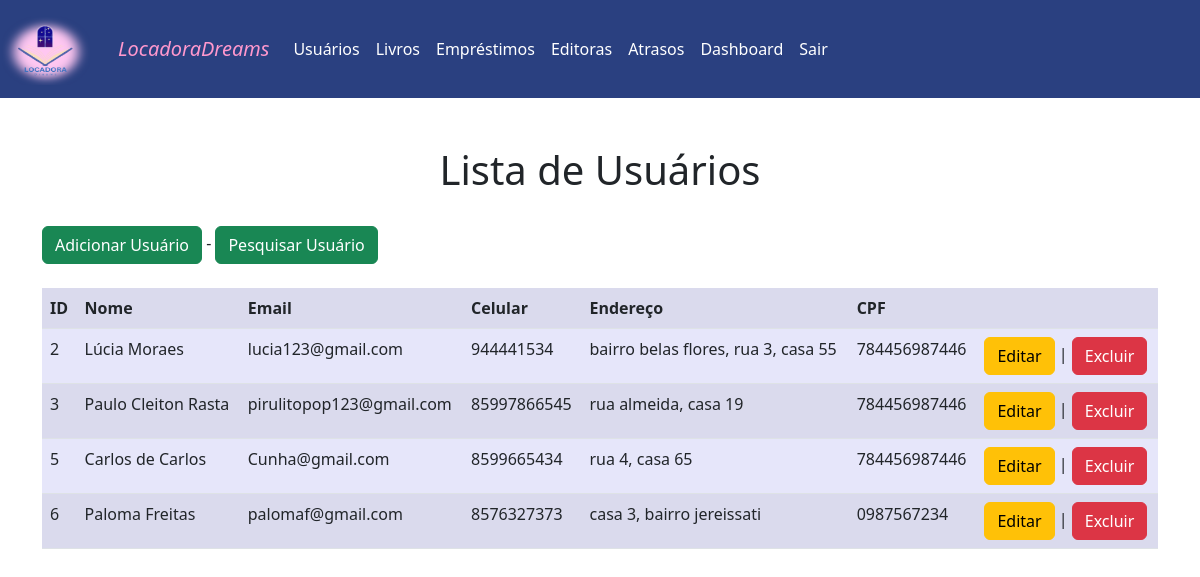
The page /Juliana3A/usuarios.php (signed in) on the database as committed earlier.
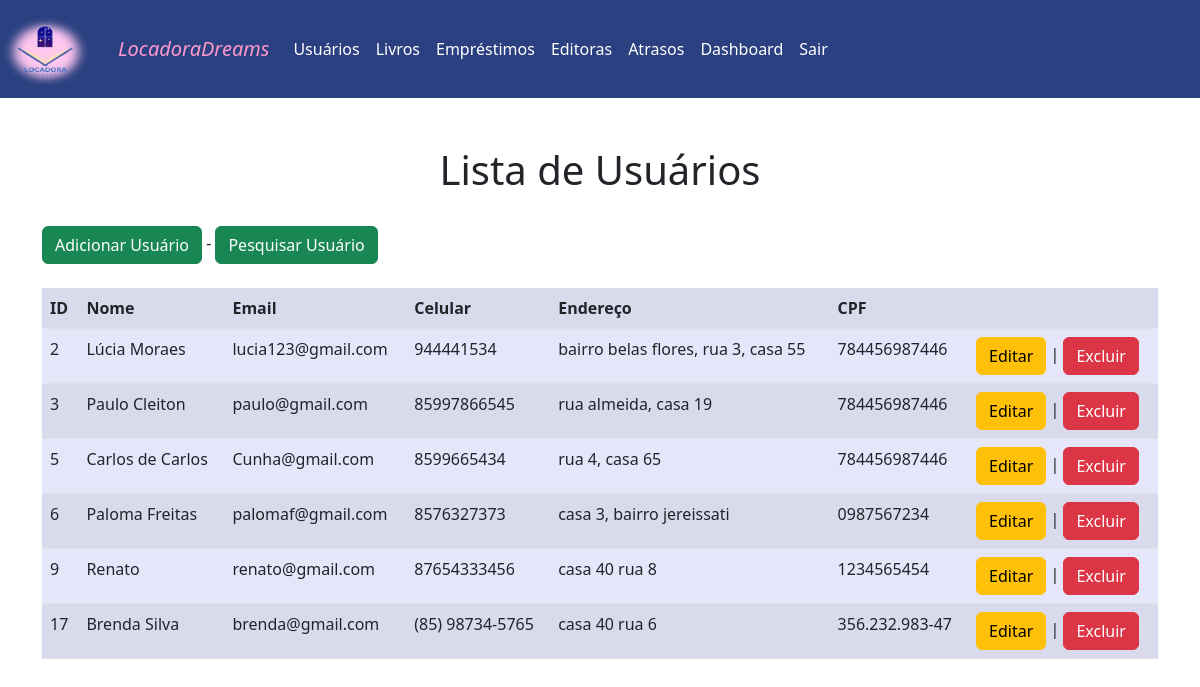
The same page on the database as committed later.
### tables this page shows
CREATE TABLE `usuarios` (
  `id` int(11) NOT NULL,
  `nome` text NOT NULL,
  `email` text NOT NULL,
  `celular` text NOT NULL,
  `endereco` text NOT NULL,
  `cpf` text NOT NULL
);

### Juliana3A/usuarios.php (the view, shortened to what this page needs)
<!DOCTYPE html>
<html lang="en">
<head>
	<link rel="stylesheet" href="css/bootstrap.min.css">
</head>
<body>
<nav class="navbar navbar-expand-lg "  style="background-color: #2A4080;">
		<a class="navbar-brand" href="#">
      		<img src="logo.png" alt="Bootstrap" width="90" height="72">
    	</a>
        <div class="container-fluid">
          <a class="navbar-brand" href="index.html">LocadoraDreams</a>
          <div class="collapse navbar-collapse" id="navbarNavAltMarkup">
            <div class="navbar-nav">
              <a class="nav-link" href="usuarios.php">Usuários</a>
			  <a class="nav-link" href="livros.php">Livros</a>
			  <a class="nav-link" href="emprestimo.php">Empréstimos</a>
			  <a class="nav-link" href="editora.php">Editoras</a>
			  <a class="nav-link" href="atrasos.php">Atrasos</a>
			  <a class="nav-link " href="dashboard.php" class="dashboard-button">Dashboard</a>
			  <a class="nav-link " href="logout.php">Sair</a>
            </div>
          </div>
        </div>
      </nav>
<br><br>
<div class="container">
<center><h1>Lista de Usuários</h1></center>
	  <br>
	  <a href="adicionar.php" type="button" class="btn btn-success">Adicionar Usuário</a> -
	  <a href="pesquisausuario.php" type="button" class="btn btn-success">Pesquisar Usuário </a><br><br>
	  <table class="table table-striped">
		<tr>
			<th>ID</th>
			<th>Nome</th>
			<th>Email</th>
			<th>Celular</th>
			<th>Endereço</th>
			<th>CPF</th>
			<th></th>
		</tr>
		<?php
			include 'conexao.php';
			$sql = "SELECT * FROM usuarios";
			$result = mysqli_query($conn, $sql);
			if (mysqli_num_rows($result) > 0) {
				while ($row = mysqli_fetch_assoc($result)) {
					echo "<tr>";
					echo "<td>".$row["id"]."</td>";
					echo "<td>".$row["nome"]."</td>";
					echo "<td>".$row["email"]."</td>";
					echo "<td>".$row["celular"]."</td>";
					echo "<td>".$row["endereco"]."</td>";
					echo "<td>".$row["cpf"]."</td>";
					echo "<td><a href='editar.php?id=".$row["id"]."' class='btn btn-warning'>Editar</a> | <a href='excluir.php?id=".$row["id"]."' class='btn btn-danger'>Excluir</a></td>";
					echo "</tr>";
				}
			} else {
				echo "<tr><td colspan='4'>Nenhum usuário encontrado.</td></tr>";
			}
		?>
	</table>
	</div>
</body>
</html>

Rows that differ between the two databases and show on the page:
changed usuarios "rua almeida, casa 19": nome "Paulo Cleiton Rasta" → "Paulo Cleiton"; email "pirulitopop123@gmail.com" → "paulo@gmail.com"
added usuarios: id "9", nome "Renato", email "renato@gmail.com", celular "87654333456", endereco "casa 40 rua 8", cpf "1234565454"
added usuarios: id "17", nome "Brenda Silva", email "brenda@gmail.com", celular "(85) 98734-5765", endereco "casa 40 rua 6", cpf "356.232.983-47"
